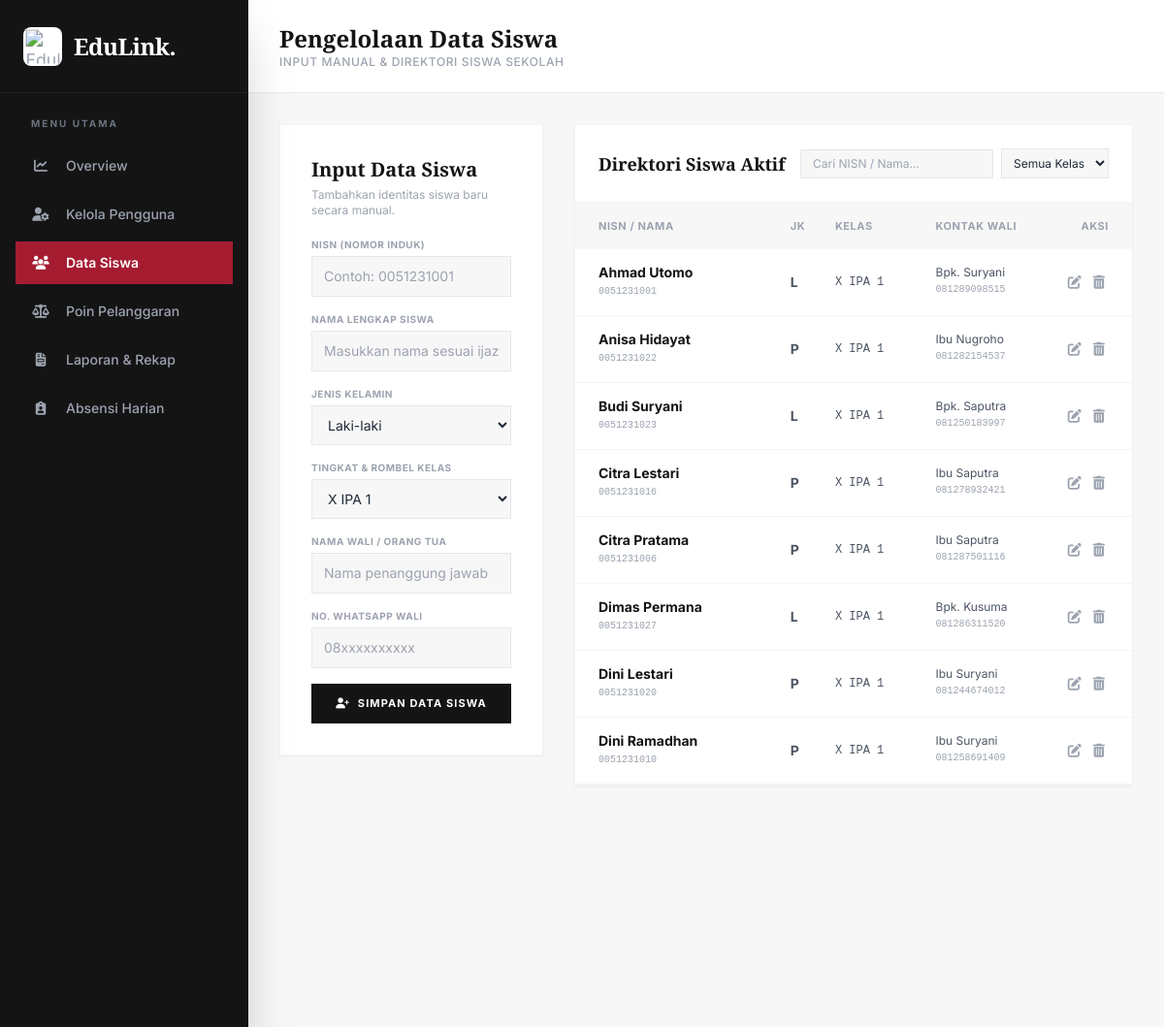
The page /siswa (signed in, upper part) on the database as committed earlier.
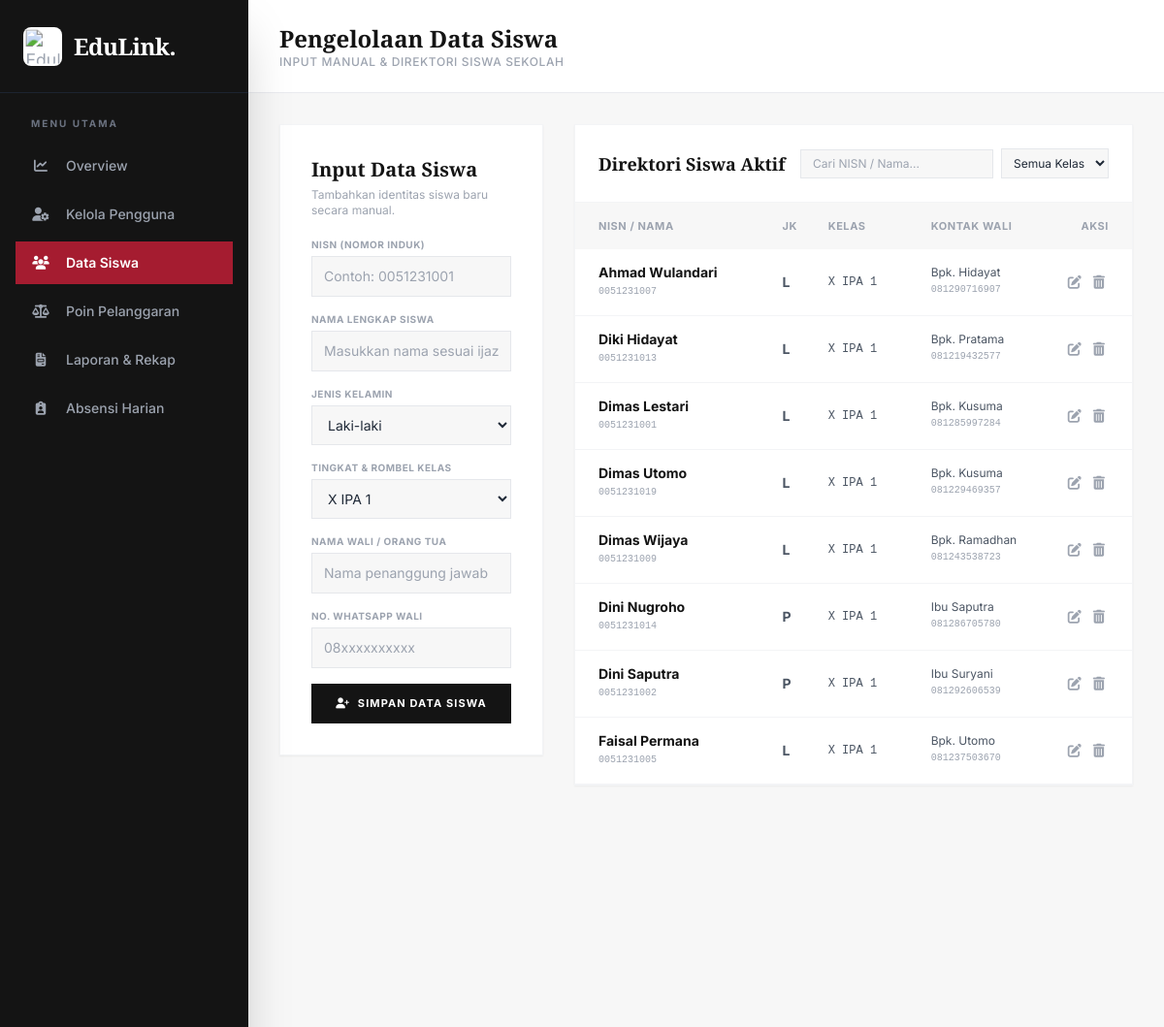
The same page on the database as committed later.
### tables this page shows
CREATE TABLE siswa (
            id INTEGER PRIMARY KEY AUTOINCREMENT,
            nisn TEXT UNIQUE NOT NULL,
            nama_siswa TEXT NOT NULL,
            jenis_kelamin TEXT NOT NULL,
            kelas TEXT NOT NULL,
            nama_wali TEXT NOT NULL,
            no_hp_wali TEXT NOT NULL
        );

### backend/app.py (the view)
@app.route('/siswa')
def siswa():
    if 'user_id' not in session:
        return redirect(url_for('login'))
    conn = get_db_connection()
    daftar_siswa = conn.execute("SELECT * FROM siswa ORDER BY kelas ASC, nama_siswa ASC").fetchall()
    conn.close()
    return render_template('dashboard/siswa.html', nama_user=session['nama'], siswa_list=daftar_siswa)

### backend/modules/database.py (called while the page is built)
def get_db_connection():
    conn = sqlite3.connect(DB_PATH)
    conn.row_factory = sqlite3.Row
    return conn

### frontend/templates/dashboard/siswa.html (shortened to what this page needs)
<!DOCTYPE html>
<html lang="id">
<head>
    <script src="https://cdn.tailwindcss.com"></script>
    <link rel="stylesheet" href="https://cdnjs.cloudflare.com/ajax/libs/font-awesome/6.4.0/css/all.min.css">
</head>
<body class="bg-eduPaper text-gray-800 font-sans h-screen flex overflow-hidden selection:bg-eduCrimson-600 selection:text-white">
    <aside id="sidebar" class="fixed lg:static top-0 left-0 h-full w-64 bg-eduDark-900 text-gray-400 flex flex-col shadow-2xl z-40 shrink-0 transform -translate-x-full lg:translate-x-0 transition-transform duration-300">
        <div class="h-20 lg:h-24 flex items-center justify-between px-6 border-b border-gray-800/80">
            <div class="flex items-center gap-3">
                <div class="w-10 h-10 rounded-lg bg-white p-1 flex items-center justify-center shrink-0 border-none shadow-none">
                    <img src="{{ url_for('static', filename='images/edulink-logo.webp') }}" alt="EduLink Logo" class="w-full h-full object-contain mix-blend-multiply scale-110">
                </div>
                <span class="text-2xl font-serif font-bold text-white tracking-tight">EduLink.</span>
            </div>
        </div>
        <nav class="flex-1 overflow-y-auto py-6 px-4 flex flex-col gap-1.5">
            <p class="px-4 text-[10px] font-bold text-gray-500 uppercase tracking-[0.2em] mb-2">Menu Utama</p>
            <a href="/dashboard" class="flex items-center gap-4 px-4 py-3 hover:bg-eduDark-800 hover:text-white transition"><i class="fa-solid fa-chart-line text-sm w-5 text-center"></i><span class="text-sm font-medium">Overview</span></a>
            <a href="/users" class="flex items-center gap-4 px-4 py-3 hover:bg-eduDark-800 hover:text-white transition"><i class="fa-solid fa-user-gear text-sm w-5 text-center"></i><span class="text-sm font-medium">Kelola Pengguna</span></a>
            <a href="/siswa" class="flex items-center gap-4 px-4 py-3 bg-eduCrimson-600 text-white transition"><i class="fa-solid fa-users text-sm w-5 text-center"></i><span class="text-sm font-semibold">Data Siswa</span></a>
            <a href="/poin" class="flex items-center gap-4 px-4 py-3 hover:bg-eduDark-800 hover:text-white transition"><i class="fa-solid fa-scale-balanced text-sm w-5 text-center"></i><span class="text-sm font-medium">Poin Pelanggaran</span></a>
            <a href="/laporan" class="flex items-center gap-4 px-4 py-3 hover:bg-eduDark-800 hover:text-white transition"><i class="fa-solid fa-file-invoice text-sm w-5 text-center"></i><span class="text-sm font-medium">Laporan & Rekap</span></a>
            <a href="/absensi" class="flex items-center gap-4 px-4 py-3 hover:bg-eduDark-800 hover:text-white transition"><i class="fa-solid fa-clipboard-user text-sm w-5 text-center"></i><span class="text-sm font-medium">Absensi Harian</span></a>
        </nav>
    </aside>
    <main class="flex-1 flex flex-col h-full relative z-10 min-w-0">
        <header class="h-20 lg:h-24 bg-white border-b border-gray-200/80 flex items-center justify-between px-4 sm:px-8 shrink-0">
            <div class="flex items-center gap-3">
                <div>
                    <h1 class="text-lg sm:text-2xl font-serif font-bold text-eduDark-900 leading-tight">Pengelolaan Data Siswa</h1>
                    <p class="text-[10px] sm:text-xs text-gray-400 font-medium uppercase tracking-wider hidden sm:block">Input Manual & Direktori Siswa Sekolah</p>
                </div>
            </div>
        </header>
        <div class="flex-1 overflow-y-auto p-4 sm:p-8 space-y-6 sm:space-y-8">
            <div class="grid grid-cols-1 lg:grid-cols-3 gap-6 sm:gap-8 items-start">
                <div class="bg-white p-5 sm:p-8 border border-gray-100 shadow-sm">
                    <h3 class="font-serif font-bold text-lg sm:text-xl text-eduDark-900 mb-1">Input Data Siswa</h3>
                    <p class="text-xs text-gray-400 mb-5">Tambahkan identitas siswa baru secara manual.</p>
                    <form action="#" method="POST" autocomplete="off" class="space-y-4">
                        <div>
                            <label class="text-[10px] font-bold text-gray-400 uppercase tracking-wider block mb-1">NISN (Nomor Induk)</label>
                            <input type="text" name="nisn" required placeholder="Contoh: 0051231001" class="w-full bg-eduPaper border border-gray-200 text-xs sm:text-sm py-2.5 px-3 focus:outline-none focus:border-eduCrimson-600">
                        </div>
                        <div>
                            <label class="text-[10px] font-bold text-gray-400 uppercase tracking-wider block mb-1">Nama Lengkap Siswa</label>
                            <input type="text" name="nama_siswa" required placeholder="Masukkan nama sesuai ijazah" class="w-full bg-eduPaper border border-gray-200 text-xs sm:text-sm py-2.5 px-3 focus:outline-none focus:border-eduCrimson-600">
                        </div>
                        <div>
                            <label class="text-[10px] font-bold text-gray-400 uppercase tracking-wider block mb-1">Jenis Kelamin</label>
                            <select name="jenis_kelamin" required class="w-full bg-eduPaper border border-gray-200 text-xs sm:text-sm py-2.5 px-3 focus:outline-none focus:border-eduCrimson-600">
                                <option value="L">Laki-laki</option>
                            </select>
                        </div>
                        <div>
                            <label class="text-[10px] font-bold text-gray-400 uppercase tracking-wider block mb-1">Tingkat & Rombel Kelas</label>
                            <select name="kelas" required class="w-full bg-eduPaper border border-gray-200 text-xs sm:text-sm py-2.5 px-3 focus:outline-none focus:border-eduCrimson-600">
                                <option value="X IPA 1">X IPA 1</option>
                            </select>
                        </div>
                        <div>
                            <label class="text-[10px] font-bold text-gray-400 uppercase tracking-wider block mb-1">Nama Wali / Orang Tua</label>
                            <input type="text" name="nama_wali" placeholder="Nama penanggung jawab" class="w-full bg-eduPaper border border-gray-200 text-xs sm:text-sm py-2.5 px-3 focus:outline-none focus:border-eduCrimson-600">
                        </div>
                        <div>
                            <label class="text-[10px] font-bold text-gray-400 uppercase tracking-wider block mb-1">No. WhatsApp Wali</label>
                            <input type="text" name="no_hp_wali" placeholder="08xxxxxxxxxx" class="w-full bg-eduPaper border border-gray-200 text-xs sm:text-sm py-2.5 px-3 focus:outline-none focus:border-eduCrimson-600">
                        </div>
                        <button type="submit" class="w-full bg-eduDark-900 hover:bg-eduCrimson-600 text-white font-bold py-3 transition text-[11px] uppercase tracking-widest mt-2">
                            <i class="fa-solid fa-user-plus mr-1"></i> Simpan Data Siswa
                        </button>
                    </form>
                </div>
                <div class="lg:col-span-2 bg-white border border-gray-100 shadow-sm">
                    <div class="p-4 sm:p-6 border-b border-gray-100 flex flex-wrap justify-between items-center gap-3">
                        <h3 class="font-serif font-bold text-base sm:text-lg text-eduDark-900">Direktori Siswa Aktif</h3>
                        <div class="flex items-center gap-2">
                            <input type="text" id="searchSiswa" onkeyup="filterTable()" placeholder="Cari NISN / Nama..." class="bg-eduPaper border border-gray-200 text-xs py-1.5 px-3 focus:outline-none">
                            <select id="selectKelasFilter" onchange="filterTable()" class="bg-eduPaper border border-gray-200 text-xs py-1.5 px-2 focus:outline-none">
                                <option value="">Semua Kelas</option>
                            </select>
                        </div>
                    </div>
                    <div class="overflow-x-auto max-h-[600px] overflow-y-auto">
                        <table class="w-full text-left text-xs sm:text-sm text-gray-600 min-w-[550px]">
                            <thead class="bg-eduPaper text-[10px] sm:text-[11px] uppercase font-bold text-gray-400 tracking-wider sticky top-0 bg-eduPaper z-10">
                                <tr>
                                    <th class="pl-6 py-3.5">NISN / Nama</th>
                                    <th class="px-3 py-3.5">JK</th>
                                    <th class="px-3 py-3.5">Kelas</th>
                                    <th class="px-3 py-3.5">Kontak Wali</th>
                                    <th class="pr-6 py-3.5 text-right">Aksi</th>
                                </tr>
                            </thead>
                            <tbody id="studentTableBody" class="divide-y divide-gray-100">
                                {% for s in siswa_list %}
                                <tr class="hover:bg-gray-50/80 student-row" data-kelas="{{ s.kelas }}">
                                    <td class="pl-6 py-3.5">
                                        <p class="font-bold text-eduDark-900 student-name">{{ s.nama_siswa }}</p>
                                        <p class="text-[10px] font-mono text-gray-400 student-nisn">{{ s.nisn }}</p>
                                    </td>
                                    <td class="px-3 py-3.5 font-bold">{{ s.jenis_kelamin }}</td>
                                    <td class="px-3 py-3.5 font-mono text-xs">{{ s.kelas }}</td>
                                    <td class="px-3 py-3.5">
                                        <p class="text-xs">{{ s.nama_wali }}</p>
                                        <p class="text-[10px] text-gray-400 font-mono">{{ s.no_hp_wali }}</p>
                                    </td>
                                    <td class="pr-6 py-3.5 text-right">
                                        <button class="p-1 text-gray-400 hover:text-eduCrimson-600"><i class="fa-solid fa-pen-to-square"></i></button>
                                        <button class="p-1 text-gray-400 hover:text-red-600"><i class="fa-solid fa-trash-can"></i></button>
                                    </td>
                                </tr>
                                {% else %}
                                <tr>
                                    <td colspan="5" class="text-center py-6 text-gray-400 italic">Belum ada data siswa tersimpan.</td>
                                </tr>
                                {% endfor %}
                            </tbody>
                        </table>
                    </div>
                </div>
            </div>
        </div>
    </main>
</body>
</html>

Rows that differ between the two databases and show on the page:
removed siswa: nama_siswa "Ahmad Utomo", nisn "0051231001", jenis_kelamin "L", kelas "X IPA 1", nama_wali "Bpk. Suryani", no_hp_wali "081289098515"
removed siswa: nama_siswa "Anisa Hidayat", nisn "0051231022", jenis_kelamin "P", kelas "X IPA 1", nama_wali "Ibu Nugroho", no_hp_wali "081282154537"
removed siswa: nama_siswa "Budi Suryani", nisn "0051231023", jenis_kelamin "L", kelas "X IPA 1", nama_wali "Bpk. Saputra", no_hp_wali "081250183997"
removed siswa: nama_siswa "Citra Lestari", nisn "0051231016", jenis_kelamin "P", kelas "X IPA 1", nama_wali "Ibu Saputra", no_hp_wali "081278932421"
removed siswa: nama_siswa "Citra Pratama", nisn "0051231006", jenis_kelamin "P", kelas "X IPA 1", nama_wali "Ibu Saputra", no_hp_wali "081287501116"
removed siswa: nama_siswa "Dimas Permana", nisn "0051231027", jenis_kelamin "L", kelas "X IPA 1", nama_wali "Bpk. Kusuma", no_hp_wali "081286311520"
removed siswa: nama_siswa "Dini Lestari", nisn "0051231020", jenis_kelamin "P", kelas "X IPA 1", nama_wali "Ibu Suryani", no_hp_wali "081244674012"
removed siswa: nama_siswa "Dini Ramadhan", nisn "0051231010", jenis_kelamin "P", kelas "X IPA 1", nama_wali "Ibu Suryani", no_hp_wali "081258691409"
added siswa: nama_siswa "Ahmad Wulandari", nisn "0051231007", jenis_kelamin "L", kelas "X IPA 1", nama_wali "Bpk. Hidayat", no_hp_wali "081290716907"
added siswa: nama_siswa "Diki Hidayat", nisn "0051231013", jenis_kelamin "L", kelas "X IPA 1", nama_wali "Bpk. Pratama", no_hp_wali "081219432577"
added siswa: nama_siswa "Dimas Lestari", nisn "0051231001", jenis_kelamin "L", kelas "X IPA 1", nama_wali "Bpk. Kusuma", no_hp_wali "081285997284"
added siswa: nama_siswa "Dimas Utomo", nisn "0051231019", jenis_kelamin "L", kelas "X IPA 1", nama_wali "Bpk. Kusuma", no_hp_wali "081229469357"
added siswa: nama_siswa "Dimas Wijaya", nisn "0051231009", jenis_kelamin "L", kelas "X IPA 1", nama_wali "Bpk. Ramadhan", no_hp_wali "081243538723"
added siswa: nama_siswa "Dini Nugroho", nisn "0051231014", jenis_kelamin "P", kelas "X IPA 1", nama_wali "Ibu Saputra", no_hp_wali "081286705780"
added siswa: nama_siswa "Dini Saputra", nisn "0051231002", jenis_kelamin "P", kelas "X IPA 1", nama_wali "Ibu Suryani", no_hp_wali "081292606539"
added siswa: nama_siswa "Faisal Permana", nisn "0051231005", jenis_kelamin "L", kelas "X IPA 1", nama_wali "Bpk. Utomo", no_hp_wali "081237503670"
